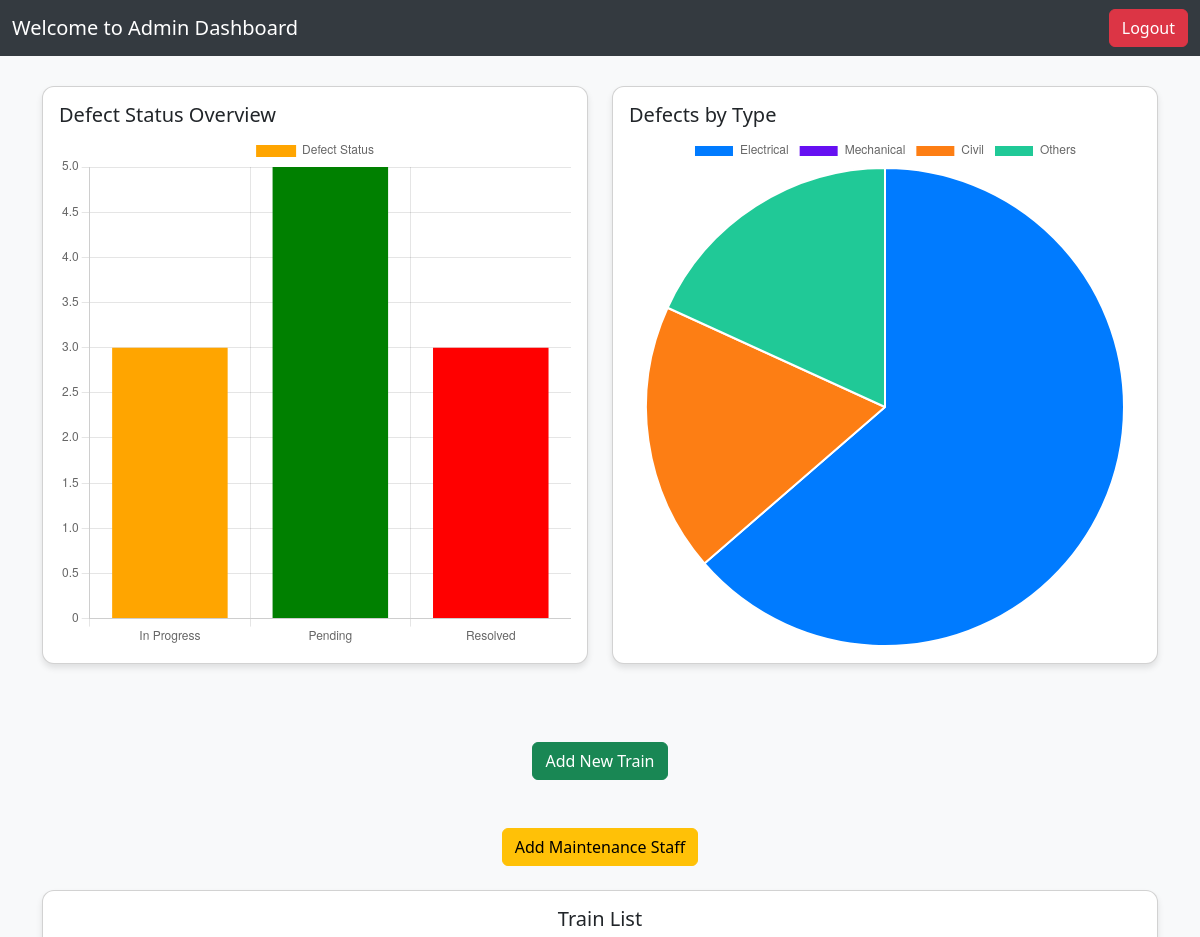
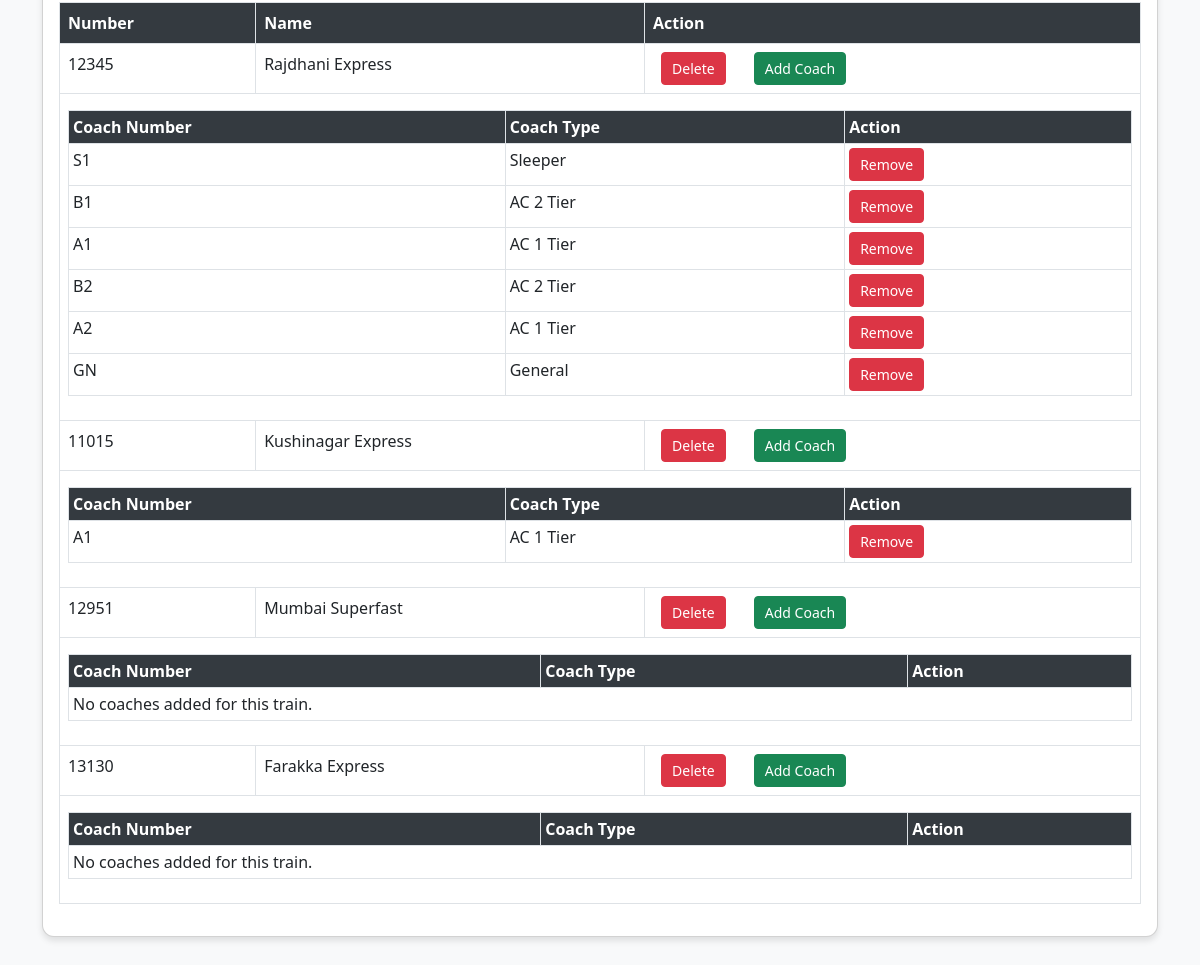
/admin-dashboard/ (signed in), run on the app's committed database (2 pictures, top to bottom).
### core/models.py (models this page shows, shortened)
class Train(models.Model):
    number = models.CharField(max_length=10, unique=True)
    name = models.CharField(max_length=100)

class Coach(models.Model):
    COACH_TYPES = [
        ('SL', 'Sleeper'),
        ('3A', 'AC 3-Tier'),
        ('2A', 'AC 2-Tier'),
        ('1A', 'AC First Class'),
        ('GEN', 'General'),
        ('CC', 'Chair Car'),
        ('EC', 'Executive Chair Car'),
    ]
    coach_number = models.CharField(max_length=10)
    coach_type = models.CharField(max_length=10, choices=COACH_TYPES, default='SL')
    train = models.ForeignKey(Train, on_delete=models.CASCADE, related_name='coaches')

### core/views.py (the view)
# urls.py: path('admin-dashboard/', views.admin_dashboard, name='admin_dashboard'),
@login_required
def admin_dashboard(request):
    if not request.user.is_superuser:
        return redirect('dashboard')
    status_counts = Defect.objects.values('status').annotate(count=Count('id'))
    electrical_q = Q(defect_type__icontains='light') | Q(defect_type__icontains='fan') | Q(defect_type__icontains='charging') | Q(defect_type__icontains='ac')
    mechanical_q = Q(defect_type__icontains='seat') | Q(defect_type__icontains='door') | Q(defect_type__icontains='chain') | Q(defect_type__icontains='handrest')
    civil_q = Q(defect_type__icontains='toilet') | Q(defect_type__icontains='mirror') | Q(defect_type__icontains='smell') | Q(defect_type__icontains='leak') | Q(defect_type__icontains='coach') | Q(defect_type__icontains='window')
    electrical_count = Defect.objects.filter(electrical_q).count()
    mechanical_count = Defect.objects.filter(mechanical_q).count()
    civil_count = Defect.objects.filter(civil_q).count()
    total_defects = Defect.objects.count()
    others_count = total_defects - (electrical_count + mechanical_count + civil_count)
    defect_type_counts = [
        {'defect_type': 'Electrical', 'count': electrical_count},
        {'defect_type': 'Mechanical', 'count': mechanical_count},
        {'defect_type': 'Civil', 'count': civil_count},
        {'defect_type': 'Others', 'count': others_count},
    ]
    pending_count = Defect.objects.filter(status='Pending').count()
    trains = Train.objects.all()
    return render(request, 'core/admin_dashboard.html', {
        'defect_type_counts': defect_type_counts,
        'status_counts': list(status_counts),
        'pending_count': pending_count,
        'trains': trains,
    })

### core/templates/core/admin_dashboard.html (shortened to what this page needs)
<!DOCTYPE html>
<html lang="en">
<head>
    <link href="https://cdn.jsdelivr.net/npm/bootstrap@5.3.0/dist/css/bootstrap.min.css" rel="stylesheet">
</head>
<body>
<nav class="navbar navbar-expand-lg">
  <div class="container-fluid">
    <a class="navbar-brand" href="#">Welcome to Admin Dashboard</a>
    <div>
        <form method="POST" action="{% url 'logout' %}">
        <button type="submit" class="btn btn-danger">Logout</button>
        </form>
    </div>
  </div>
</nav>
<div class="container dashboard-section">
    <div class="row mb-4">
        <div class="col-md-6">
            <div class="card">
                <div class="card-body">
                    <h5 class="card-title">Defect Status Overview</h5>
                    <canvas id="statusChart" height="300"></canvas>
                </div>
            </div>
        </div>
        <div class="col-md-6">
            <div class="card">
                <div class="card-body">
                    <h5 class="card-title">Defects by Type</h5>
                    <canvas id="typeChart" height="300"></canvas>
                </div>
            </div>
        </div>
    </div>
    <div class="mb-5 mt-5 text-center">
        <button class="btn btn-success" onclick="document.getElementById('trainModal').style.display='block'">Add New Train</button>
    </div>
<div class="mb-4 text-center">
    <button class="btn btn-warning" data-bs-toggle="modal" data-bs-target="#addStaffModal">Add Maintenance Staff</button>
</div>
    <div class="card">
        <div class="card-body">
            <h5 class="card-title text-center">Train List</h5>
            <table class="table table-bordered">
                <thead>
                    <tr>
                        <th>Number</th>
                        <th>Name</th>
                        <th>Action</th>
                    </tr>
                </thead>
                <tbody>
                    {% for train in trains %}
                    <tr>
                        <td>{{ train.number }}</td>
                        <td>{{ train.name }}</td>
                        <td>
                            <form method="POST" action="{% url 'delete_train' train.id %}" class="d-inline">
                                <button class="btn btn-danger btn-sm ms-2" onclick="return confirm('Delete this train?')">Delete</button>
                            </form>
                            <button class="btn btn-success btn-sm ms-4" onclick="openCoachModal({{ train.id }}, '{{ train.name }}')">Add Coach</button>
                        </td>
                    </tr>
                    <tr>
                        <td colspan="3">
                            <table class="table table-sm table-bordered mt-2">
                                <thead>
                                    <tr>
                                        <th>Coach Number</th>
                                        <th>Coach Type</th>
                                        <th>Action</th>
                                    </tr>
                                </thead>
                                <tbody>
                                    {% for coach in train.coaches.all %}
                                    <tr>
                                        <td>{{ coach.coach_number }}</td>
                                        <td>{% if coach.coach_type == 'SL' %}Sleeper
                                            {% elif coach.coach_type == '3A' %}AC 3 Tier
                                            {% elif coach.coach_type == '2A' %}AC 2 Tier
                                            {% elif coach.coach_type == '1A' %}AC 1 Tier
                                            {% elif coach.coach_type == 'GEN' %}General
                                            {% else %}{{ coach.coach_type }}
                                            {% endif %}
                                        </td>
                                        <td>
                                            <form method="POST" action="{% url 'delete_coach' coach.id %}" class="d-inline">
                                                <button class="btn btn-danger btn-sm" onclick="return confirm('Remove coach {{ coach.coach_number }}?')">Remove</button>
                                            </form>
                                        </td>
                                    </tr>
                                    {% empty %}
                                    <tr><td colspan="3">No coaches added for this train.</td></tr>
                                    {% endfor %}
                                </tbody>
                            </table>
                        </td>
                    </tr>
                    {% empty %}
                    <tr><td colspan="3">No trains available.</td></tr>
                    {% endfor %}
                </tbody>
            </table>
        </div>
    </div>
</div>
<script>
const statusLabels = [], statusCounts = [], typeLabels = [], typeCounts = [];
{% for item in status_counts %}
    statusLabels.push("{{ item.status }}");
    statusCounts.push({{ item.count }});
{% endfor %}
{% for item in defect_type_counts %}
    typeLabels.push("{{ item.defect_type }}");
    typeCounts.push({{ item.count }});
{% endfor %}
new Chart(document.getElementById('statusChart'), {
    type: 'bar',
    data: {
        labels: statusLabels,
        datasets: [{
            label: 'Defect Status',
            data: statusCounts,
            backgroundColor: ['orange','green','red']
        }]
    }
});
new Chart(document.getElementById('typeChart'), {
    type: 'pie',
    data: {
        labels: typeLabels,
        datasets: [{
            label: 'Defect Types',
            data: typeCounts,
            backgroundColor: ['#007bff','#6610f2','#fd7e14','#20c997','#e83e8c']
        }]
    }
});
</script>
</body>
</html>

### core/templates/core/admin_dashboard.html (style rules this page uses)
body { background-color: #f8f9fa; }
.navbar { background-color: #343a40; }
.navbar-brand, .nav-link { color: #fff !important; }
.dashboard-section { margin-top: 30px; }
.card { box-shadow: 0 4px 6px rgba(0,0,0,0.1); border-radius: 12px; margin-bottom: 30px; }
.table th { background-color: #343a40; color: #fff; }
.btn-sm { padding: 5px 10px; font-size: 0.875rem; }

### data on the page
Train: number "12345", name "Rajdhani Express"
Coach: coach_number "S1", coach_type "Sleeper"
Coach: coach_number "B1", coach_type "AC 2 Tier"
Coach: coach_number "A1", coach_type "AC 1 Tier"
Coach: coach_number "B2", coach_type "AC 2 Tier"
Coach: coach_number "A2", coach_type "AC 1 Tier"
Coach: coach_number "GN", coach_type "General"
Train: number "11015", name "Kushinagar Express"
Coach: coach_number "A1", coach_type "AC 1 Tier"
Train: number "12951", name "Mumbai Superfast"
Train: number "13130", name "Farakka Express"

### other printed values
chart data {{ item.status }} In Progress, Pending, Resolved
chart data {{ item.count }} 3, 5, 3
chart data {{ item.count }} 7, 0, 2, 2
